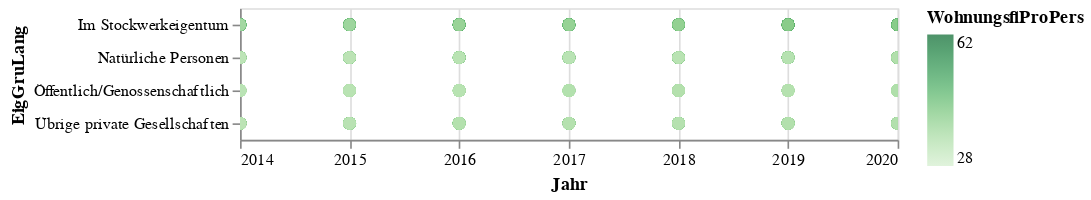

Source (notebook cell):
### Code cell
alt.Chart(data2betested).mark_circle(size=60).encode(
    x='Jahr',
    y='EigGruLang',
    #color='AnzNat',
    #color=alt.Color('AnzNat', scale=alt.Scale(scheme='dark2')),
    color=alt.Color('WohnungsflProPers', scale=alt.Scale(scheme='greens')),
    tooltip=['Jahr','WohnungsflProPers']
).interactive() # this makes the axes interactive: now you can zoom & pan

### Figure 1 — Vega-Lite specification as saved in the notebook (floating-point values rounded to 4 significant figures; data arrays with more than 128 entries replaced by an {"elided": "..."} marker saying what was removed)
{"config": {"view": {"continuousWidth": 400, "continuousHeight": 300}}, "data": {"name": "data-dc329a9b1ebcf77d4e0850b969d0caae"}, "mark": {"type": "circle", "size": 60}, "encoding": {"color": {"type": "quantitative", "field": "WohnungsflProPers", "scale": {"scheme": "greens"}}, "tooltip": [{"type": "temporal", "field": "Jahr"}, {"type": "quantitative", "field": "WohnungsflProPers"}], "x": {"type": "temporal", "field": "Jahr"}, "y": {"type": "nominal", "field": "EigGruLang"}}, "selection": {"selector003": {"type": "interval", "bind": "scales", "encodings": ["x", "y"]}}, "$schema": "https://vega.github.io/schema/vega-lite/v4.8.1.json", "datasets": {"data-dc329a9b1ebcf77d4e0850b969d0caae": {"elided": "952 records"}}}
